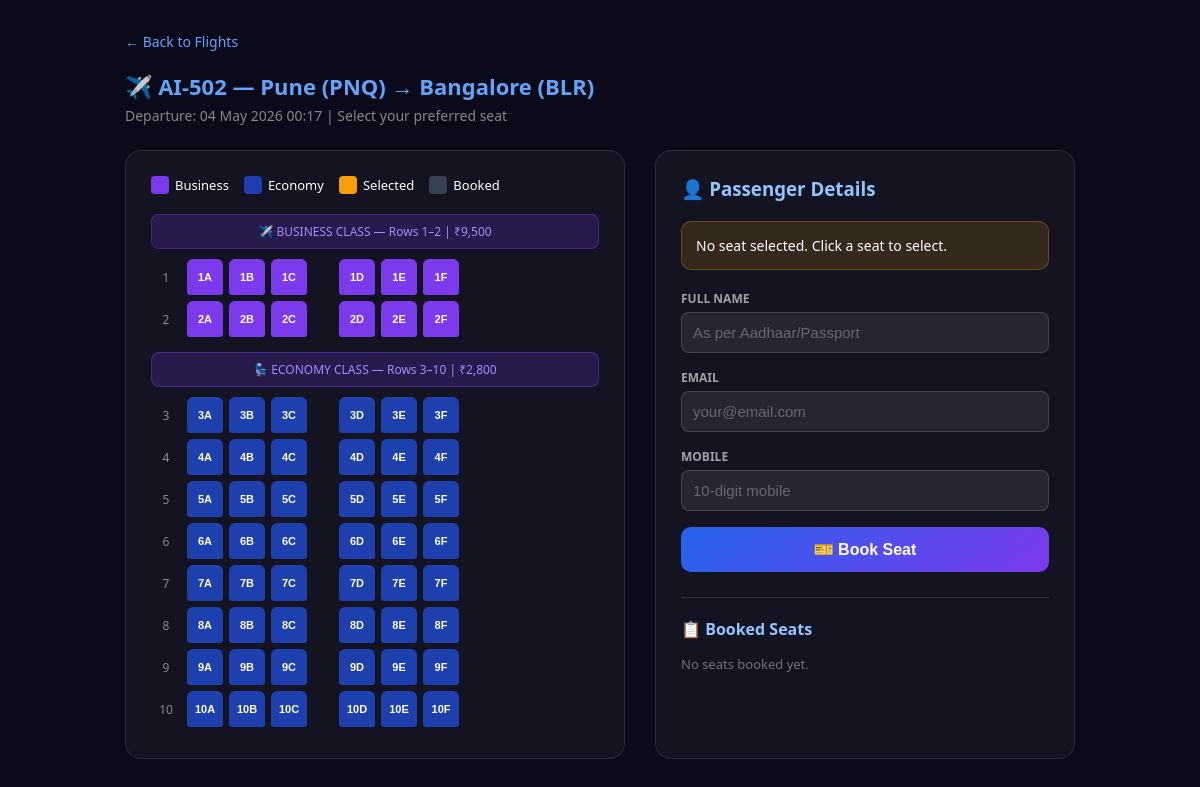
Screenshot of /seats.php?flight=2 with the database file from the repository.
### tables this page shows
CREATE TABLE IF NOT EXISTS flights (
    id INT AUTO_INCREMENT PRIMARY KEY,
    flight_no VARCHAR(10) UNIQUE NOT NULL,
    origin VARCHAR(100) NOT NULL,
    destination VARCHAR(100) NOT NULL,
    departure DATETIME NOT NULL,
    arrival DATETIME NOT NULL,
    aircraft VARCHAR(50) DEFAULT 'Boeing 737',
    total_seats INT DEFAULT 60,
    price_economy DECIMAL(8,2) DEFAULT 3500.00,
    price_business DECIMAL(8,2) DEFAULT 12000.00,
    status ENUM('scheduled','boarding','departed','cancelled') DEFAULT 'scheduled'
);

### seats.php (the view, shortened to what this page needs)
<?php
require_once 'db.php';
$flight_id = (int)($_GET['flight'] ?? 0);
$flight = $pdo->prepare("SELECT * FROM flights WHERE id=?");
$flight->execute([$flight_id]);
$f = $flight->fetch(PDO::FETCH_ASSOC);
$bookedSeats = [];
$rows = range(1, 10);
$cols = ['A','B','C','D','E','F'];
?>
<!DOCTYPE html><html>
<head><title>Select Seat - <?=htmlspecialchars($f['flight_no'])?></title>
</head>
<body>
<div style="max-width:950px;margin:auto">
<a href="index.php" class="back">← Back to Flights</a>
<h1>✈️ <?=htmlspecialchars($f['flight_no'])?> — <?=$f['origin']?> → <?=$f['destination']?></h1>
<div class="sub">Departure: <?=date('d M Y H:i',strtotime($f['departure']))?> | Select your preferred seat</div>
<div class="layout">
  <div class="plane">
    <div class="legend">
      <div class="leg"><div class="dot" style="background:#7c3aed"></div> Business</div>
      <div class="leg"><div class="dot" style="background:#1e40af"></div> Economy</div>
      <div class="leg"><div class="dot" style="background:#f59e0b"></div> Selected</div>
      <div class="leg"><div class="dot" style="background:#374151"></div> Booked</div>
    </div>
    <div class="class-divider">✈️ BUSINESS CLASS — Rows 1–2 | ₹<?=number_format($f['price_business'],0)?></div>
    <?php foreach ($rows as $row):
      $isBusiness = ($row <= 2);
      if ($row === 3): ?>
      <div class="class-divider" style="margin-top:15px">💺 ECONOMY CLASS — Rows 3–10 | ₹<?=number_format($f['price_economy'],0)?></div>
      <?php endif; ?>
      <div class="row-label">
        <div class="row-num"><?=$row?></div>
        <?php foreach ($cols as $ci => $col):
          $seatId = $row . $col;
          $isBooked = isset($bookedSeats[$seatId]);
          $cls = $isBusiness ? 'business' : 'economy';
          $classes = "seat $cls" . ($isBooked ? ' booked' : '');
        ?>
        <button class="<?=$classes?>" onclick="selectSeat('<?=$seatId?>')" <?=$isBooked?'disabled':''?> title="<?=$seatId?>"><?=$seatId?></button>
        <?php endforeach; ?>
      </div>
    <?php endforeach; ?>
  </div>
  <div class="form-card">
    <h3 style="margin-bottom:20px;color:#93c5fd">👤 Passenger Details</h3>
    <div class="selected-info" id="seatInfo">No seat selected. Click a seat to select.</div>
    <form method="post">
      <label>Full Name</label>
      <input type="text" name="name" placeholder="As per Aadhaar/Passport" required>
      <label>Email</label>
      <input type="email" name="email" placeholder="your@email.com" required>
      <label>Mobile</label>
      <input type="tel" name="mobile" placeholder="10-digit mobile" required>
      <button type="submit" id="bookBtn" disabled>🎫 Book Seat</button>
    </form>
    <div style="margin-top:25px;border-top:1px solid rgba(255,255,255,0.1);padding-top:20px">
      <h4 style="color:#93c5fd;margin-bottom:15px">📋 Booked Seats</h4>
      <?php
      $bookedList = $pdo->prepare("SELECT seat_number, seat_class, passenger_name FROM bookings WHERE flight_id=? ORDER BY seat_number");
      $bookedList->execute([$flight_id]);
      $bl = $bookedList->fetchAll(PDO::FETCH_ASSOC);
      if(empty($bl)): ?>
      <p style="color:rgba(255,255,255,0.4);font-size:13px">No seats booked yet.</p>
      <?php endif; ?>
    </div>
  </div>
</div>
</div>
</body></html>

### seats.php (style rules this page uses)
* { box-sizing:border-box;margin:0;padding:0 }
body { font-family:'Segoe UI',sans-serif;background:#0a0a1a;color:white;min-height:100vh;padding:30px 20px }
h1 { font-size:22px;color:#60a5fa;margin-bottom:5px }
.sub { color:rgba(255,255,255,0.5);font-size:14px;margin-bottom:25px }
.layout { display:grid;grid-template-columns:1fr 420px;gap:30px;max-width:950px;margin:auto }
.plane { background:rgba(255,255,255,0.04);border:1px solid rgba(255,255,255,0.1);border-radius:16px;padding:25px }
.legend { display:flex;gap:15px;margin-bottom:20px;font-size:13px;flex-wrap:wrap }
.leg { display:flex;align-items:center;gap:6px }
.dot { width:18px;height:18px;border-radius:4px }
.row-label { display:grid;grid-template-columns:30px repeat(3,36px) 20px repeat(3,36px);gap:6px;align-items:center;margin-bottom:6px }
.seat { width:36px;height:36px;border-radius:6px 6px 3px 3px;border:none;cursor:pointer;font-size:11px;font-weight:700;transition:transform .15s,opacity .15s }
.economy { background:#1e40af;color:white }
.business { background:#7c3aed;color:white }
.row-num { width:30px;text-align:center;font-size:12px;color:rgba(255,255,255,0.5) }
.class-divider { text-align:center;padding:8px;background:rgba(124,58,237,0.2);border:1px solid rgba(124,58,237,0.4);border-radius:8px;font-size:12px;color:#a78bfa;margin:10px 0 }
.form-card { background:rgba(255,255,255,0.04);border:1px solid rgba(255,255,255,0.1);border-radius:16px;padding:25px }
label { display:block;font-size:12px;font-weight:700;color:rgba(255,255,255,0.6);text-transform:uppercase;margin-bottom:5px }
input { width:100%;padding:11px;background:rgba(255,255,255,0.08);border:1px solid rgba(255,255,255,0.15);border-radius:8px;color:white;font-size:15px;margin-bottom:16px }
input::placeholder { color:rgba(255,255,255,0.3) }
.selected-info { background:rgba(245,158,11,0.15);border:1px solid rgba(245,158,11,0.3);border-radius:10px;padding:14px;margin-bottom:20px;font-size:14px }
button[type=submit] { width:100%;padding:13px;background:linear-gradient(135deg,#2563eb,#7c3aed);color:white;border:none;border-radius:10px;font-size:16px;font-weight:700;cursor:pointer }
a.back { color:#60a5fa;text-decoration:none;font-size:14px;display:inline-block;margin-bottom:20px }

### rows the page displays
flights: flight_no "AI-502", origin "Pune (PNQ)", destination "Bangalore (BLR)", departure "04 May 2026 00:17", price_business "9,500", price_economy "2,800", row "3", seatId "3A", seatId "3B", seatId "3C", seatId "3D", seatId "3E", seatId "3F"

### other values shown
$row "1"
$seatId "1A"
$seatId "1B"
$seatId "1C"
$seatId "1D"
$seatId "1E"
$seatId "1F"
$row "2"
$seatId "2A"
$seatId "2B"
$seatId "2C"
$seatId "2D"
$seatId "2E"
$seatId "2F"
$row "4"
